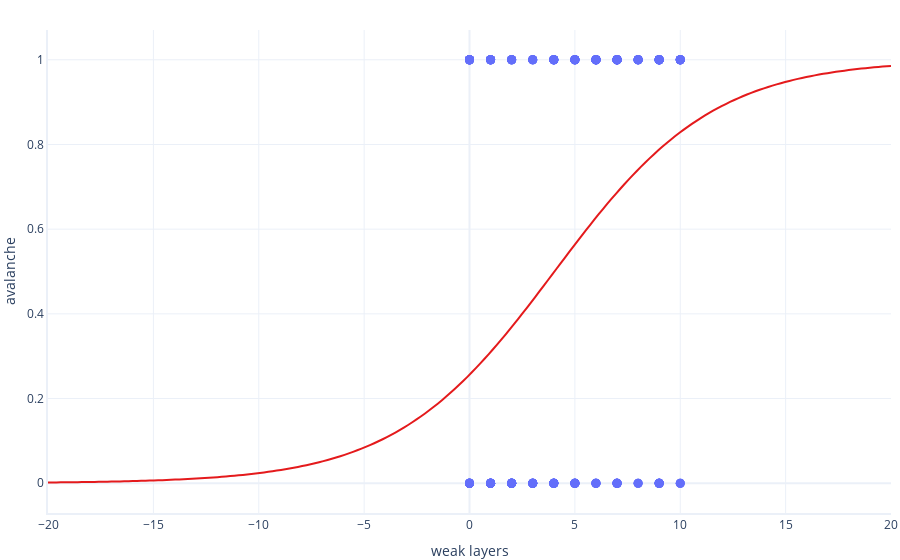

Here is the notebook cell this chart was saved with:
### Code cell
graphing.scatter_2D(test, label_x="weak_layers", label_y="avalanche", x_range=[-20,20], trendline=predict)
